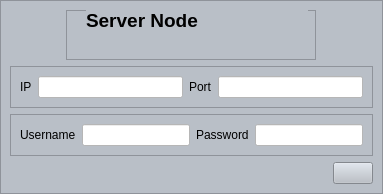
               <widget class="QWidget" name="Server">
                <layout class="QVBoxLayout" name="verticalLayout_9">
                 <property name="spacing">
                  <number>0</number>
                 </property>
                 <property name="leftMargin">
                  <number>0</number>
                 </property>
                 <property name="topMargin">
                  <number>0</number>
                 </property>
                 <property name="rightMargin">
                  <number>0</number>
                 </property>
                 <property name="bottomMargin">
                  <number>0</number>
                 </property>
                 <item>
                  <widget class="QFrame" name="frame_9">
                   <property name="styleSheet">
                    <string notr="true">background-color: rgb(185,191,199);</string>
                   </property>
                   <property name="frameShape">
                    <enum>QFrame::StyledPanel</enum>
                   </property>
                   <property name="frameShadow">
                    <enum>QFrame::Raised</enum>
                   </property>
                   <layout class="QVBoxLayout" name="verticalLayout_5">
                    <item alignment="Qt::AlignHCenter|Qt::AlignVCenter">
                     <widget class="QFrame" name="frame_7">
                      <property name="minimumSize">
                       <size>
                        <width>250</width>
                        <height>50</height>
                       </size>
                      </property>
                      <property name="frameShape">
                       <enum>QFrame::StyledPanel</enum>
                      </property>
                      <property name="frameShadow">
                       <enum>QFrame::Raised</enum>
                      </property>
                      <widget class="QLabel" name="label_16">
                       <property name="geometry">
                        <rect>
                         <x>20</x>
                         <y>0</y>
                         <width>222</width>
                         <height>20</height>
                        </rect>
                       </property>
                       <property name="minimumSize">
                        <size>
                         <width>0</width>
                         <height>10</height>
                        </size>
                       </property>
                       <property name="maximumSize">
                        <size>
                         <width>16777215</width>
                         <height>20</height>
                        </size>
                       </property>
                       <property name="font">
                        <font>
                         <pointsize>14</pointsize>
                         <weight>75</weight>
                         <bold>true</bold>
                        </font>
                       </property>
                       <property name="text">
                        <string>Server Node</string>
                       </property>
                      </widget>
                     </widget>
                    </item>
                    <item>
                     <widget class="QFrame" name="frame_10">
                      <property name="frameShape">
                       <enum>QFrame::StyledPanel</enum>
                      </property>
                      <property name="frameShadow">
                       <enum>QFrame::Raised</enum>
                      </property>
                      <layout class="QHBoxLayout" name="horizontalLayout_7">
                       <item>
                        <widget class="QLabel" name="label_19">
                         <property name="text">
                          <string>IP</string>
                         </property>
                        </widget>
                       </item>
                       <item>
                        <widget class="QLineEdit" name="lineEdit_10">
                         <property name="styleSheet">
                          <string notr="true">background-color: rgb(255, 255, 255);</string>
                         </property>
                        </widget>
                       </item>
                       <item>
                        <widget class="QLabel" name="label_21">
                         <property name="text">
                          <string>Port</string>
                         </property>
                        </widget>
                       </item>
                       <item>
                        <widget class="QLineEdit" name="lineEdit_11">
                         <property name="styleSheet">
                          <string notr="true">background-color: rgb(255, 255, 255);</string>
                         </property>
                        </widget>
                       </item>
                      </layout>
                      <zorder>label_21</zorder>
                      <zorder>label_19</zorder>
                      <zorder>lineEdit_11</zorder>
                      <zorder>lineEdit_10</zorder>
                     </widget>
                    </item>
                    <item>
                     <widget class="QFrame" name="frame_11">
                      <property name="frameShape">
                       <enum>QFrame::StyledPanel</enum>
                      </property>
                      <property name="frameShadow">
                       <enum>QFrame::Raised</enum>
                      </property>
                      <layout class="QHBoxLayout" name="horizontalLayout_11">
                       <item>
                        <widget class="QLabel" name="label_20">
                         <property name="text">
                          <string>Username</string>
                         </property>
                        </widget>
                       </item>
                       <item>
                        <widget class="QLineEdit" name="lineEdit_13">
                         <property name="styleSheet">
                          <string notr="true">background-color: rgb(255, 255, 255);</string>
                         </property>
                        </widget>
                       </item>
                       <item>
                        <widget class="QLabel" name="label_22">
                         <property name="text">
                          <string>Password</string>
                         </property>
                        </widget>
                       </item>
                       <item>
                        <widget class="QLineEdit" name="lineEdit_12">
                         <property name="styleSheet">
                          <string notr="true">background-color: rgb(255, 255, 255);</string>
                         </property>
                        </widget>
                       </item>
                      </layout>
                     </widget>
                    </item>
                    <item alignment="Qt::AlignRight">
                     <widget class="QPushButton" name="pushButton_6">
                      <property name="text">
                       <string/>
                      </property>
                      <property name="icon">
                       <iconset resource="resource.qrc">
                        <normaloff>:/icons/icons/save.svg</normaloff>:/icons/icons/save.svg</iconset>
                      </property>
                      <property name="iconSize">
                       <size>
                        <width>32</width>
                        <height>32</height>
                       </size>
                      </property>
                     </widget>
                    </item>
                   </layout>
                  </widget>
                 </item>
                </layout>
               </widget>
